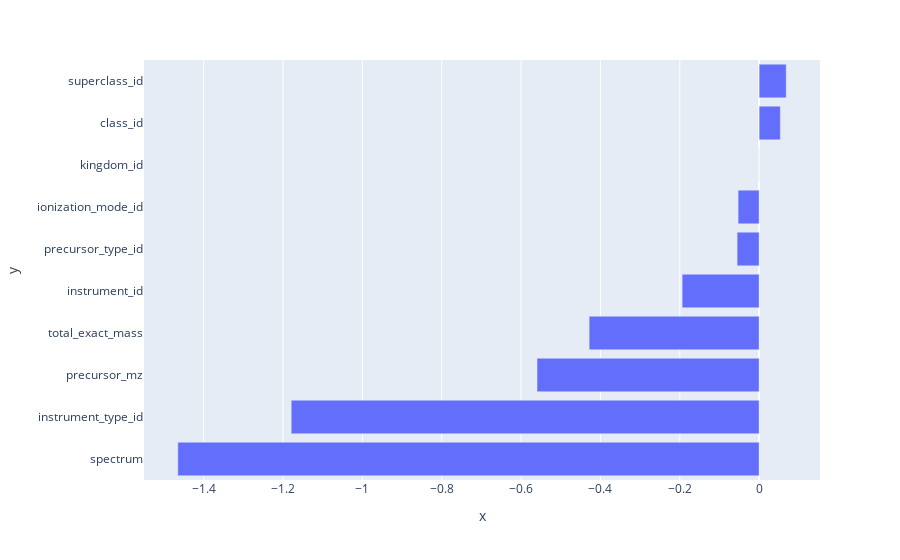

Notebook code for this chart:
### Code cell
import plotly.express as px
fig = px.bar(x=s.values(), y=s.keys(), orientation='h')
fig.show()

### Figure 1 — Plotly figure (JSON) as saved in the notebook; plotly's stock layout.template omitted (floating-point values rounded to 4 significant figures)
{"data": [{"alignmentgroup": "True", "hovertemplate": "x=%{x}<br>y=%{y}<extra></extra>", "legendgroup": "", "marker": {"color": "#636efa", "pattern": {"shape": ""}}, "name": "", "offsetgroup": "", "orientation": "h", "showlegend": false, "textposition": "auto", "type": "bar", "x": [-1.465, -1.179, -0.5598, -0.4285, -0.1941, -0.05553, -0.05305, 0, 0.05347, 0.06821], "xaxis": "x", "y": ["spectrum", "instrument_type_id", "precursor_mz", "total_exact_mass", "instrument_id", "precursor_type_id", "ionization_mode_id", "kingdom_id", "class_id", "superclass_id"], "yaxis": "y"}], "layout": {"autosize": true, "barmode": "relative", "legend": {"tracegroupgap": 0}, "margin": {"t": 60}, "xaxis": {"anchor": "y", "autorange": true, "domain": [0, 1], "range": [-1.55, 0.1534], "title": {"text": "x"}, "type": "linear"}, "yaxis": {"anchor": "x", "autorange": true, "domain": [0, 1], "range": [-0.5, 9.5], "title": {"text": "y"}, "type": "category"}}}
